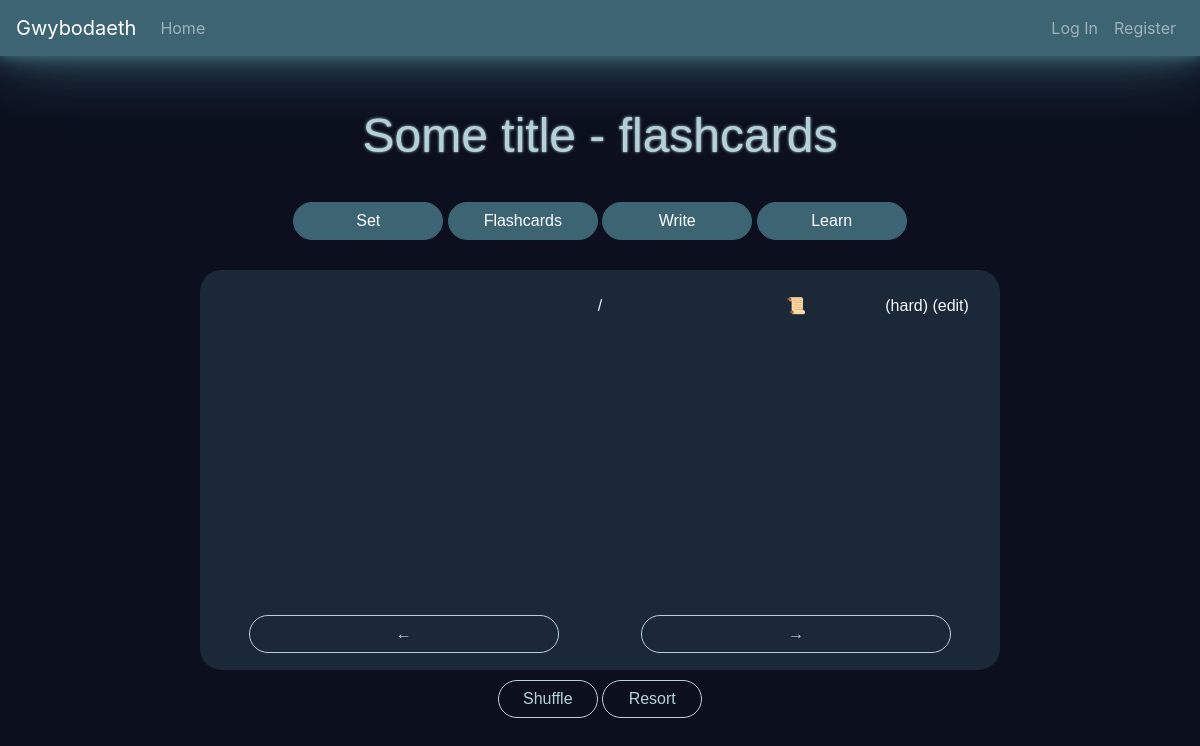
The app's page /set/2/flashcards, older data.
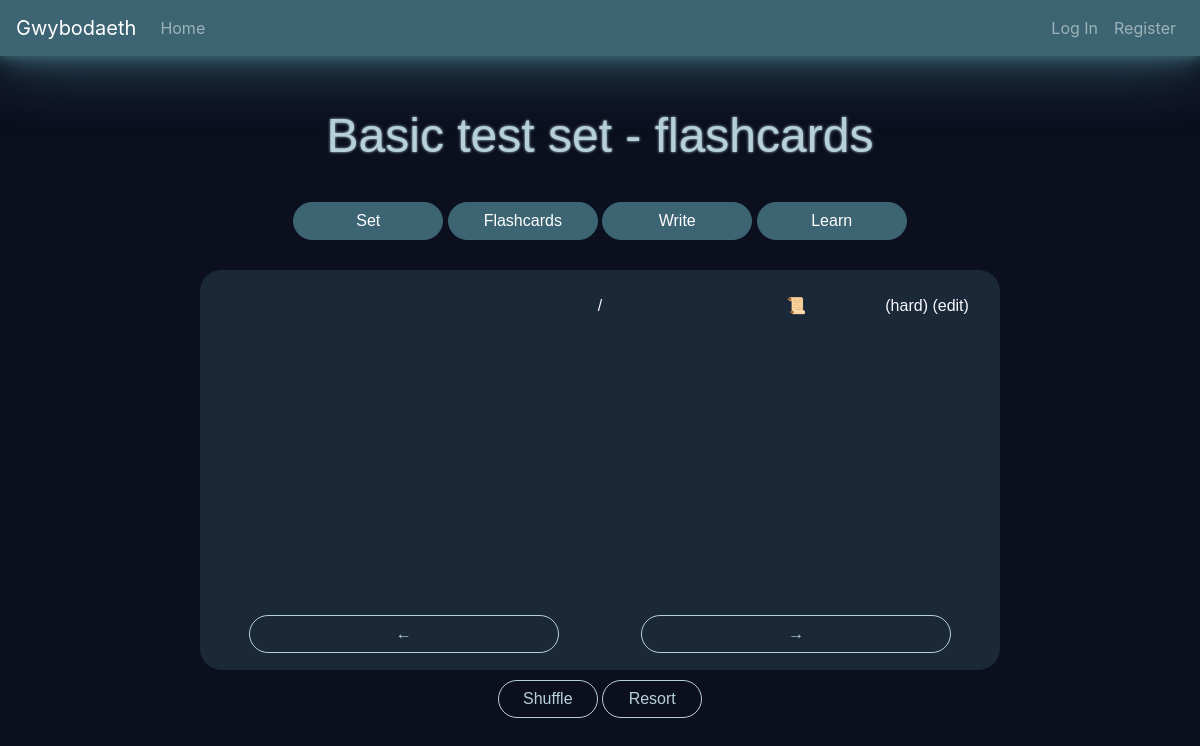
The same page, newer data.
### Gwybodaeth/models.py (models this page shows, shortened)
class Study_set(models.Model):
    author      = models.ForeignKey(User, on_delete=models.CASCADE, related_name="study_sets")
    description = models.CharField (max_length=1023)
    title       = models.CharField (max_length=127)
    defs_lang   = models.CharField (max_length=8)
    terms_lang  = models.CharField (max_length=8)
    terms       = models.JSONField ()
    timestamp   = models.DateTimeField(auto_now_add=True)

### Gwybodaeth/views.py (the view)
# urls.py: path("set/<int:study_set_id>/flashcards", views.flashcards_view,      name="flashcards"     ),
def flashcards_view(request, study_set_id):
    require_method(request, 'GET')
    study_set = require_study_set(request, study_set_id)
    return render(request, "gwybodaeth/Simple/flashcards.html", {
        "study_set": study_set,
        "subtitle" : "flashcards"
    })

### Gwybodaeth/util.py (called while the page is built)
def require_method(request, method, status=400):
    if (type(method) is list) and (not request.method in method):
        return JsonResponse({"error": f"Request method must be one of the following:\
                            {', '.join(method)}."},
                            status=status)
    if not request.method == method:
        return JsonResponse({"error": f"{method} request required"},
                            status=status)

def get_object_if_exists(model, id):
    try:
        object = model.objects.get(pk=id)
    except ObjectDoesNotExist:
        return False
    return object

def require_study_set(request, study_set_id):
    study_set = get_object_if_exists(Study_set, study_set_id)
    if not study_set:
        return page_not_found(request, "Study set", study_set_id)
    return study_set

### Gwybodaeth/templates/gwybodaeth/Simple/flashcards.html (shortened to what this page needs)
{% extends 'gwybodaeth/layout.html' %}
{% block body %}
  {% include "gwybodaeth/includable/study_set_header.html" %}
  {% include "gwybodaeth/includable/learning_options.html" %}
  <div  id   ="flashcards-container"
        class="grid-standard-container">
    <div id="flashcards-card-id">
      /
    </div>
    <div id    ="flashcards-note"
          title="Some note">
      &#128220
    </div>
    <div  id   ="flashcards-main"
          class="grid-centered">
    </div>
    <div  id="flashcards-category"
          class="grid-centered">
    </div>
    <div id="flashcards-options">(hard) (edit)</div>
    <div  id   ="flashcards-button-left"
          class="flashcards-button-directional">
      <button class="btn btn-outline-lleuad-lawn">
        &larr;
      </button>
    </div>
    <div  id   ="flashcards-button-right"
          class="flashcards-button-directional">
      <button class="btn btn-outline-lleuad-lawn">
        &rarr;
      </button>
    </div>
  </div>
  <div id="flashcards-extras">
    <button id   ="shuffle-button"
            class="btn btn-outline-lleuad-lawn flashcard-extra"
            type ="button">
      Shuffle
    </button>
    <button id   ="sort-button"
            class="btn btn-outline-lleuad-lawn flashcard-extra"
            type ="button">
      Resort
    </button>
  </div>
{% endblock %}

### Gwybodaeth/templates/gwybodaeth/includable/study_set_header.html
<div class="study-set-title text-lleuad-lawn">
  {{ study_set.title }}{% if subtitle %} - {{ subtitle }}{% endif %}
</div>

Row changes from the older to the newer data that the page shows:
changed Study_set: title "Some title" → "Basic test set"
